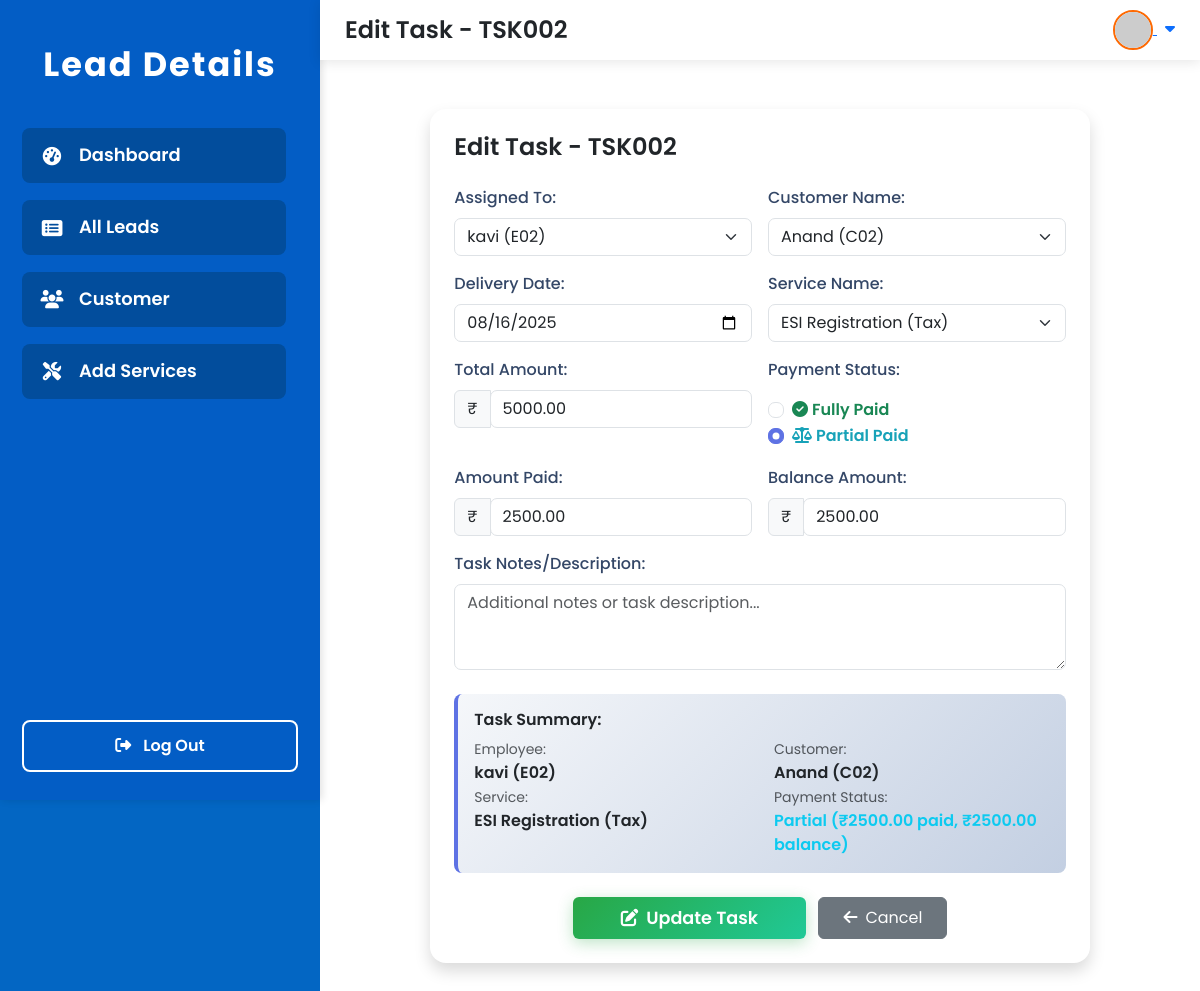
/task/edit/23/, run on the app's committed database.
### lead/models.py (models this page shows, shortened)
class Task(models.Model):
    PAYMENT_STATUS_CHOICES = [
        ('paid', 'Paid'),
        ('pending', 'Pending'),
        ('partial', 'Partial Paid'),
    ]
    TASK_STATUS_CHOICES = [
        ('assigned', 'Assigned'),
        ('in_progress', 'In Progress'),
        ('completed', 'Completed'),
        ('on_hold', 'On Hold'),
        ('cancelled', 'Cancelled'),
    ]
    task_id = models.CharField(max_length=20, unique=True, blank=True)
    assigned_to = models.ForeignKey(Employee, on_delete=models.CASCADE, related_name='assigned_tasks')
    customer_name = models.ForeignKey(Lead, on_delete=models.CASCADE, related_name='customer_tasks')
    service_name = models.ForeignKey(Service, on_delete=models.CASCADE, related_name='service_tasks')
    delivery_date = models.DateField()
    payment_amount = models.DecimalField(max_digits=10, decimal_places=2)
    amount_paid = models.DecimalField(max_digits=10, decimal_places=2, default=0)
    payment_status = models.CharField(max_length=10, choices=PAYMENT_STATUS_CHOICES, default='pending')
    balance_amount = models.DecimalField(max_digits=10, decimal_places=2, default=0.00, blank=True, null=True)
    task_notes = models.TextField(blank=True, null=True)
    task_status = models.CharField(max_length=15, choices=TASK_STATUS_CHOICES, default='assigned')
    created_at = models.DateTimeField(auto_now_add=True)
    updated_at = models.DateTimeField(auto_now=True)

class Employee(models.Model):
    employee_id = models.CharField(max_length=20, unique=True)
    employee_name = models.CharField(max_length=100)
    designation = models.CharField(max_length=60, default="none")
    phone_number = models.CharField(max_length=15)
    email = models.EmailField()
    address = models.TextField()
    username = models.CharField(max_length=50, unique=True, null=True, blank=True)
    password = models.CharField(max_length=128, null=True, blank=True)  # store hashed password

class Lead(models.Model):
    LEAD_TYPE_CHOICES = [
    ('customer', 'Customer'),
    ('partner', 'Partner'),
    ('vendor', 'Vendor'),
    ('other', 'Other'),
]
    customer_id = models.CharField(max_length=50, unique=True)
    customer_name = models.CharField(max_length=200)
    mobile_no = models.CharField(max_length=15)
    father_name = models.CharField(max_length=200, blank=True, null=True)
    spouse_name = models.CharField(max_length=200, blank=True, null=True)
    mother_name = models.CharField(max_length=200, blank=True, null=True)
    aadhar_card_no = models.CharField(max_length=12, blank=True, null=True)
    pan_no = models.CharField(max_length=10, blank=True, null=True)
    company_name = models.CharField(max_length=200, blank=True, null=True)
    email_id = models.EmailField(blank=True, null=True)
    gst_no = models.CharField(max_length=15, blank=True, null=True)
    cin_no = models.CharField(max_length=21, blank=True, null=True)
    assigned_to = models.CharField(max_length=200, blank=True, null=True)
    delivery_date = models.DateField(blank=True, null=True)
    document_name = models.CharField(max_length=255, blank=True, null=True)  # Add this line
    upload_document = models.FileField(upload_to='documents', blank=True, null=True)
    note = models.TextField(blank=True, null=True)
    created_at = models.DateTimeField(auto_now_add=True)
    updated_at = models.DateTimeField(auto_now=True)
    lead_type = models.CharField(max_length=10, choices=LEAD_TYPE_CHOICES, default='lead')
    class Meta:
        ordering = ['-created_at']

class Service(models.Model):
    CATEGORY_CHOICES = [
        ('Tax', 'Tax'),
        ('Registration', 'Registration'),
        ('Consultancy', 'Consultancy'),
        ('Filing', 'Filing'),
        ('Legal', 'Legal'),
    ]
    name = models.CharField(max_length=200)
    category = models.CharField(max_length=50, choices=CATEGORY_CHOICES)
    base_price = models.DecimalField(max_digits=10, decimal_places=2)
    description = models.TextField(blank=True, null=True)
    created_at = models.DateTimeField(auto_now_add=True)
    updated_at = models.DateTimeField(auto_now=True)
    class Meta:
        ordering = ['name']

### lead/views.py (the view, shortened to what this page needs)
# urls.py: path('task/edit/<int:task_id>/', views.edit_task, name='edit_task'),
def edit_task(request, task_id):
    task = get_object_or_404(Task, id=task_id)
    employees = Employee.objects.all().order_by('employee_name')
    customers = Lead.objects.all().order_by('customer_name')
    services = Service.objects.all().order_by('name')
    context = {
        'task': task,
        'employees': employees,
        'customers': customers,
        'services': services,
    }
    return render(request, 'edit_task.html', context)

### lead/templates/edit_task.html (shortened to what this page needs)
{% extends 'base.html' %}
{% block page_title %}Edit Task - {{ task.task_id }}{% endblock %}
{% block content %}
<div class="container my-4">
    <div class="row justify-content-center">
        <div class="col-12 col-lg-10">
            <div class="card shadow rounded-4 px-4 py-4 mb-4">
                <h4 class="fw-semibold mb-4">Edit Task - {{ task.task_id }}</h4>
                <form method="post" autocomplete="off" id="editTaskForm">
                    <div class="row g-3">
                        <div class="col-md-6">
                            <label for="assigned_to" class="form-label">Assigned To:</label>
                            <select class="form-select" id="assigned_to" name="assigned_to" required>
                                {% for employee in employees %}
                                    <option value="{{ employee.id }}" {% if task.assigned_to.id == employee.id %}selected{% endif %}>
                                        {{ employee.employee_name }} ({{ employee.employee_id }})
                                    </option>
                                {% endfor %}
                            </select>
                        </div>
                        <div class="col-md-6">
                            <label for="customer_name" class="form-label">Customer Name:</label>
                            <select class="form-select" id="customer_name" name="customer_name" required>
                                {% for customer in customers %}
                                    <option value="{{ customer.id }}" {% if task.customer_name.id == customer.id %}selected{% endif %}>
                                        {{ customer.customer_name }} ({{ customer.customer_id }})
                                    </option>
                                {% endfor %}
                            </select>
                        </div>
                        <div class="col-md-6">
                            <label for="delivery_date" class="form-label">Delivery Date:</label>
                            <input type="date" class="form-control" id="delivery_date" name="delivery_date" value="{{ task.delivery_date|date:'Y-m-d' }}" required>
                        </div>
                        <div class="col-md-6">
                            <label for="service_name" class="form-label">Service Name:</label>
                            <select class="form-select" id="service_name" name="service_name" required>
                                {% for service in services %}
                                    <option value="{{ service.id }}" data-price="{{ service.base_price }}" {% if task.service_name.id == service.id %}selected{% endif %}>
                                        {{ service.name }} ({{ service.category }})
                                    </option>
                                {% endfor %}
                            </select>
                        </div>
                        <div class="col-md-6">
                            <label for="payment_amount" class="form-label">Total Amount:</label>
                            <div class="input-group">
                                <span class="input-group-text">₹</span>
                                <input type="number" class="form-control" id="payment_amount" name="payment_amount" value="{{ task.payment_amount }}" min="0" step="0.01" required>
                            </div>
                        </div>
                        <div class="col-md-6">
                            <label class="form-label">Payment Status:</label>
                            <div class="mt-2">
                                <div class="form-check form-check-inline">
                                    <input class="form-check-input" type="radio" name="payment_status" id="status_paid" value="paid" {% if task.payment_status == 'paid' %}checked{% endif %}>
                                    <label class="form-check-label text-success fw-semibold" for="status_paid">
                                        <i class="fas fa-check-circle me-1"></i>Fully Paid
                                    </label>
                                </div>
                                <div class="form-check form-check-inline">
                                    <input class="form-check-input" type="radio" name="payment_status" id="status_partial" value="partial" {% if task.payment_status == 'partial' %}checked{% endif %}>
                                    <label class="form-check-label text-info fw-semibold" for="status_partial">
                                        <i class="fas fa-balance-scale me-1"></i>Partial Paid
                                    </label>
                                </div>
                            </div>
                        </div>
                        <div class="col-md-6" id="amount_paid_container" style="{% if task.payment_status == 'paid' or task.payment_status == 'partial' %}display:block{% else %}display:none{% endif %};">
                            <label for="amount_paid" class="form-label">Amount Paid:</label>
                            <div class="input-group">
                                <span class="input-group-text">₹</span>
                                <input type="number" class="form-control" id="amount_paid" name="amount_paid" value="{{ task.amount_paid }}" min="0" step="0.01" {% if task.payment_status in 'paid,partial' %}required{% endif %}>
                            </div>
                        </div>
                        <div class="col-md-6" id="balance_amount_container" style="{% if task.payment_status == 'paid' or task.payment_status == 'partial' %}display:block{% else %}display:none{% endif %};">
                            <label for="balance_amount" class="form-label">Balance Amount:</label>
                            <div class="input-group">
                                <span class="input-group-text">₹</span>
                                <input type="number" class="form-control" id="balance_amount" name="balance_amount" value="{{ task.balance_amount }}" readonly>
                            </div>
                        </div>
                        <div class="col-12">
                            <label for="task_notes" class="form-label">Task Notes/Description:</label>
                            <textarea class="form-control" id="task_notes" name="task_notes" rows="3" placeholder="Additional notes or task description...">{{ task.task_notes }}</textarea>
                        </div>
                    </div>
                    <div class="mt-4 p-3 bg-light rounded-3" id="task_summary" style="display: block;">
                        <h6 class="fw-semibold mb-2">Task Summary:</h6>
                        <div class="row">
                            <div class="col-md-6">
                                <small class="text-muted">Employee:</small>
                                <div id="summary_employee" class="fw-semibold">-</div>
                            </div>
                            <div class="col-md-6">
                                <small class="text-muted">Customer:</small>
                                <div id="summary_customer" class="fw-semibold">-</div>
                            </div>
                            <div class="col-md-6">
                                <small class="text-muted">Service:</small>
                                <div id="summary_service" class="fw-semibold">-</div>
                            </div>
                            <div class="col-md-6">
                                <small class="text-muted">Payment Status:</small>
                                <div id="summary_payment" class="fw-semibold">-</div>
                            </div>
                        </div>
                    </div>
                    <div class="mt-4 text-center">
                        <button type="submit" class="btn btn-success px-5 py-2" style="font-size:1.1rem; font-weight:600;">
                            <i class="fas fa-edit me-2"></i>Update Task
                        </button>
                        <a href="{% url 'task_list' %}" class="btn btn-secondary px-4 py-2 ms-2">
                            <i class="fas fa-arrow-left me-2"></i>Cancel
                        </a>
                    </div>
                </form>
            </div>
        </div>
    </div>
</div>
{% endblock %}

### lead/templates/base.html (style rules this page uses)
:root { --menu-bg: #035dc5; --menu-highlight: #fe6902; --menu-item-bg: #024d9c; --menu-item-hover: #1677ff; --sidebar-width: 320px; --header-height: 60px; --transition-speed: 0.3s; }
html, body { height: 100%; margin: 0; padding: 0; font-family: 'Poppins', Arial, sans-serif; background: #0366c3; color: #4a4a4a; overflow-y: auto; }

### lead/templates/edit_task.html (style rules this page uses)
.card { border-radius: 14px; border: none; }
input, select, textarea { border-radius: 7px !important; }
label { font-weight: 500; color: #344767; }
.form-check-input:checked { background-color: #5e72e4; border-color: #5e72e4; }
.form-check-label { cursor: pointer; }
.input-group-text { background-color: #f8f9fa; border-color: #dee2e6; }
#task_summary { background: linear-gradient(135deg, #f5f7fa 0%, #c3cfe2 100%); border-left: 4px solid #5e72e4; }
.btn-success { background: linear-gradient(135deg, #28a745 0%, #20c997 100%); border: none; box-shadow: 0 4px 15px rgba(40, 167, 69, 0.3); }
#balance_amount_container { transition: all 0.3s ease-in-out; }
.form-check-input[type="radio"]:checked + .form-check-label { color: #344767 !important; }
.form-check-input[type="radio"]:checked + .form-check-label.text-info { color: #17a2b8 !important; }

### data on the page
Task: task_id "TSK002", assigned_to "kavi (E02)", customer_name "Anand (C02)", delivery_date "08/16/2025", service_name "ESI Registration (Tax)", payment_amount "5000.00", payment_status "☐ Fully Paid", payment_status "☑ Partial Paid", amount_paid "2500.00", balance_amount "2500.00"
